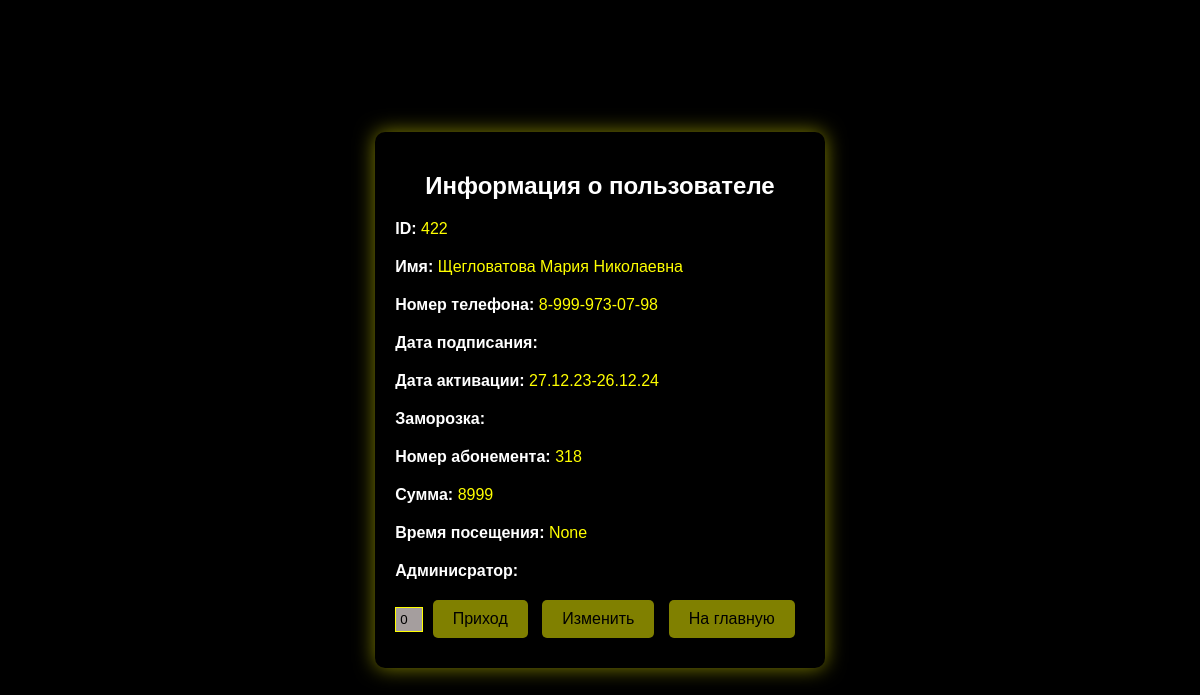
Screenshot of /client?table_id=422 with the database file from the repository.
### main.py (models this page shows, shortened)
class Clients(db.Model):
    id = db.Column(db.Integer, primary_key=True)
    name = db.Column(db.String(100))
    phone_number = db.Column(db.String(80))
    date_signing = db.Column(db.String(100))
    activate_date = db.Column(db.String(100))
    freezing = db.Column(db.String(100))
    subscription_number = db.Column(db.String(100))
    summa = db.Column(db.String(100))
    time = db.Column(db.String(100))
    admin = db.Column(db.String(100))

### main.py (the view, shortened to what this page needs)
@app.route('/client', methods=['GET'])
def client():
    arrival = request.args.get('arrival')
    if arrival == 'success':
        arrival = 'true'
    else:
        arrival = 'false'
    client_subscription_number = str(request.args.get('id'))
    if request.args.get('table_id'):
        client = Clients.query.filter_by(id=request.args.get('table_id')).all()
    else:
        client = Clients.query.filter_by(subscription_number=client_subscription_number).all()
    if client:
        if len(client) == 1:
            client = client[0]
            data = {
                'id': client.id,
                'name': client.name,
                'phone_number': client.phone_number,
                'date_signing': client.date_signing,
                'activate_date': client.activate_date,
                'freezing': client.freezing,
                'subscription_number': client.subscription_number,
                'summa': client.summa,
                'time': client.time,
                'admin': client.admin
            }
            return render_template('client.html', data=data, arrival=arrival)
    else:
        return render_template('no-user.html')

### templates/client.html (shortened to what this page needs)
<!DOCTYPE html>
<html lang="en">
<head>
  <link rel="stylesheet" href="{{ url_for('static', filename='css/client.css') }}">
</head>
<body>
  <div class="container">
    <h2 style="text-align: center;">Информация о пользователе</h2>
    <div class="info-item">
      <label>ID:</label>
      <span>{{data.id}}</span>
    </div>
    <div class="info-item">
      <label>Имя:</label>
      <span>{{data.name}}</span>
    </div>
    <div class="info-item">
      <label>Номер телефона:</label>
      <span>{{data.phone_number}}</span>
    </div>
    <div class="info-item">
      <label>Дата подписания:</label>
    </div>
    <div class="info-item">
      <label>Дата активации:</label>
      <span>{{data.activate_date}}</span>
    </div>
    <div class="info-item">
      <label>Заморозка:</label>
    </div>
    <div class="info-item">
      <label>Номер абонемента:</label>
      <span>{{data.subscription_number}}</span>
    </div>
    <div class="info-item">
      <label>Сумма:</label>
      <span>{{data.summa}}</span>
    </div>
    <div class="info-item">
      <label>Время посещения:</label>
      <span>{{data.time}}</span>
    </div>
    <div class="info-item">
      <label>Админисратор:</label>
    </div>
    <form action="/process" method="post" style="text-align: center;">
      <input name='locker' style="width: 18px" value='0' type="text">
      <button class="button" type="submit" name="action" value="arrival">Приход</button>
      <button class="button" type="submit" name="action" value="edit">Изменить</button>
      <button class="button" type="submit" name="action" value="back">На главную</button>
    </form>
  </div>
</body>
</html>

### static/css/client.css (style rules this page uses)
body { background-color: #000; color: #fff; font-family: Arial, sans-serif; display: flex; justify-content: center; align-items: center; height: 100vh; margin: 0; }
.container { max-width: 700px; padding: 20px; background-color: #000; border-radius: 10px; box-shadow: 0 0 20px rgba(255, 255, 0, 0.5); height: auto; max-height: 500px; margin: auto; padding-bottom: 30px; }
.info-item { margin-bottom: 20px; }
.info-item label { font-weight: bold; }
.info-item span { color: #ff0; }
button { background-color: rgba(255, 255, 0, 0.5); color: #000; border: none; padding: 10px 20px; font-size: 16px; border-radius: 5px; cursor: pointer; margin-right: 10px; transition: background-color 0.3s, transform 0.3s ; }
input[name='locker'] { width: 18px; margin-right:5px; background-color: #a59e9e; color: #000; border: 1px solid #ff0; padding: 4px; }

### rows the page displays
Clients: id "422", name "Щегловатова Мария Николаевна", phone_number "8-999-973-07-98", activate_date "27.12.23-26.12.24", subscription_number "318", summa "8999", time "None"
